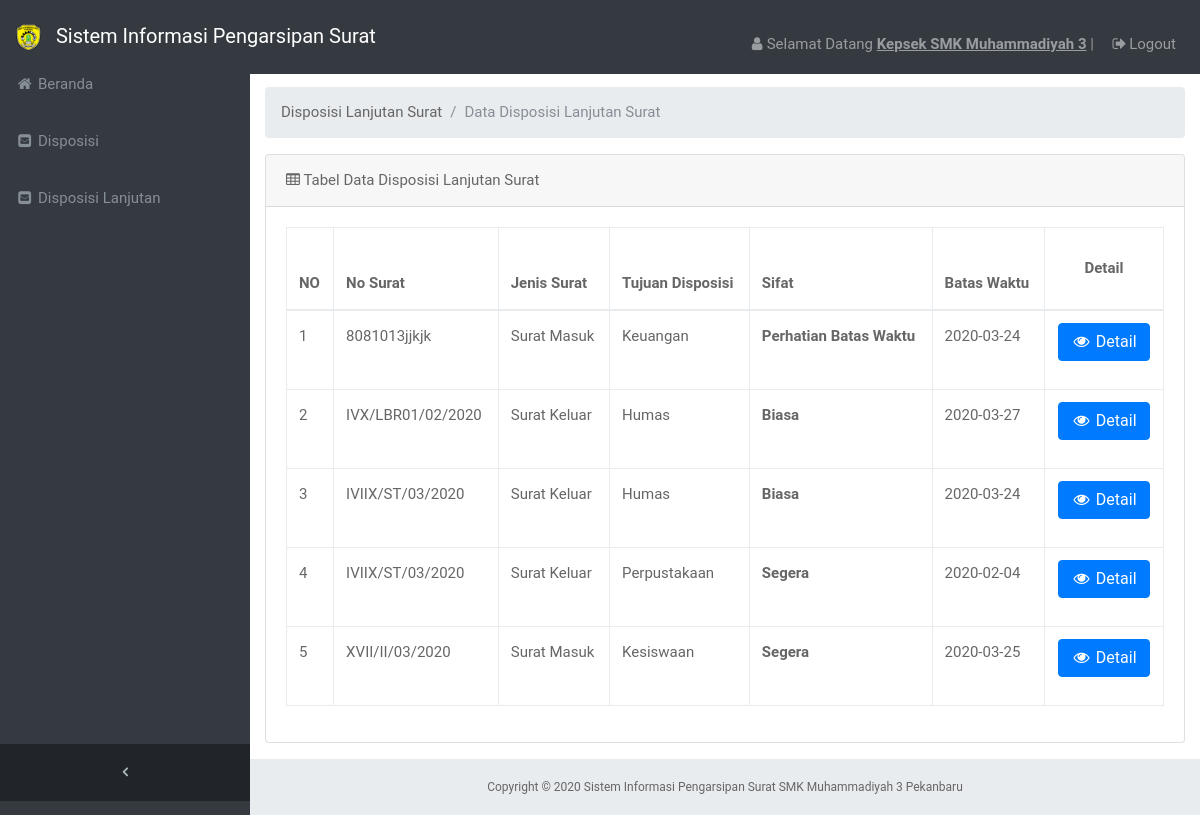
The page /admin/index.php?p=disposisi_lanjutan (signed in) on the database its author committed.
### tables this page shows
CREATE TABLE IF NOT EXISTS `tbl_disposisi` (
`id_disposisi` int(6) NOT NULL,
  `no_surat` varchar(100) NOT NULL,
  `jenis_surat` varchar(20) NOT NULL,
  `tujuan_disposisi` varchar(50) NOT NULL,
  `isi_disposisi` varchar(250) NOT NULL,
  `sifat` varchar(50) NOT NULL,
  `batas_waktu` date NOT NULL,
  `catatan` varchar(250) NOT NULL,
  `id_user` int(11) NOT NULL
);

### admin/pages/disposisi_lanjutan.php (the view, shortened to what this page needs)
  <div class="content-wrapper">
    <div class="container-fluid">
      <ol class="breadcrumb">
        <li class="breadcrumb-item">
          <a href="#">Disposisi Lanjutan Surat</a>
        </li>
        <li class="breadcrumb-item active">Data Disposisi Lanjutan Surat</li>
      </ol>
      <div class="card mb-3">
        <div class="card-header">
          <i class="fa fa-table"></i> Tabel Data Disposisi Lanjutan Surat</div>
        <div class="card-body">
          <div class="table-responsive">
            <table class="table table-bordered" id="dataTable" width="100%" cellspacing="0">
<?php
    $username = $_SESSION['username'];
    $que=mysql_query("select * from tbl_user where username='$username'");
    $cek = mysql_fetch_array($que);
    $id_user = $cek['id_user'];
    $sqll = "select * from tbl_disposisi where id_user = '$id_user' order by id_disposisi desc";
    $resultt = mysql_query($sqll);
    if(mysql_num_rows($resultt) > 0){
?>
              <thead>
                <tr>
                    <th>NO</th>
                    <th>No Surat</th>
                    <th>Jenis Surat</th>
                    <th>Tujuan Disposisi</th>
                    <th>Sifat</th>
                    <th>Batas Waktu</th>
                    <th><p align="center">Detail</p></th>
                </tr>
              </thead>
              <tbody>
<?php
  $nomor=1;
  while($data = mysql_fetch_array($resultt)){
?>
                <tr>
                  <td><?php echo $nomor++; ?></td>
                  <td><?php echo $data['no_surat'];?></td>
                  <td><?php echo $data['jenis_surat'];?></td>
                  <td><?php echo $data['tujuan_disposisi'];?></td>
                  <td><b><?php echo $data['sifat'];?></b></td>
                  <td><?php echo $data['batas_waktu'];?></td>
                  <td align="center">
                    <a href="index.php?p=detail_disposisi&id_disposisi=<?php echo $data['id_disposisi']; ?>" class="btn btn-primary mb-3"> <i class="fa fa-fw fa-eye" style="color: white"></i> <font color="white">Detail</font></a>
                  </td>
                </tr>
<?php
  }
?>
              </tbody>
            </table>
<?php
  }else{
    echo 'Data not found!';
    echo mysql_error();
  }
?>
          </div>
        </div>
      </div>
    </div>

### assets/css/style-foto.css (style rules this page uses)
html, body { padding: 0; margin: 0; }

### rows shown on the page
tbl_disposisi: no_surat "8081013jjkjk", jenis_surat "Surat Masuk", tujuan_disposisi "Keuangan", sifat "Perhatian Batas Waktu", batas_waktu "2020-03-24"
tbl_disposisi: no_surat "IVX/LBR01/02/2020", jenis_surat "Surat Keluar", tujuan_disposisi "Humas", sifat "Biasa", batas_waktu "2020-03-27"
tbl_disposisi: no_surat "IVIIX/ST/03/2020", jenis_surat "Surat Keluar", tujuan_disposisi "Humas", sifat "Biasa", batas_waktu "2020-03-24"
tbl_disposisi: no_surat "IVIIX/ST/03/2020", jenis_surat "Surat Keluar", tujuan_disposisi "Perpustakaan", sifat "Segera", batas_waktu "2020-02-04"
tbl_disposisi: no_surat "XVII/II/03/2020", jenis_surat "Surat Masuk", tujuan_disposisi "Kesiswaan", sifat "Segera", batas_waktu "2020-03-25"

### other values the page prints
$_SESSION['nama'] "Kepsek SMK Muhammadiyah 3"
